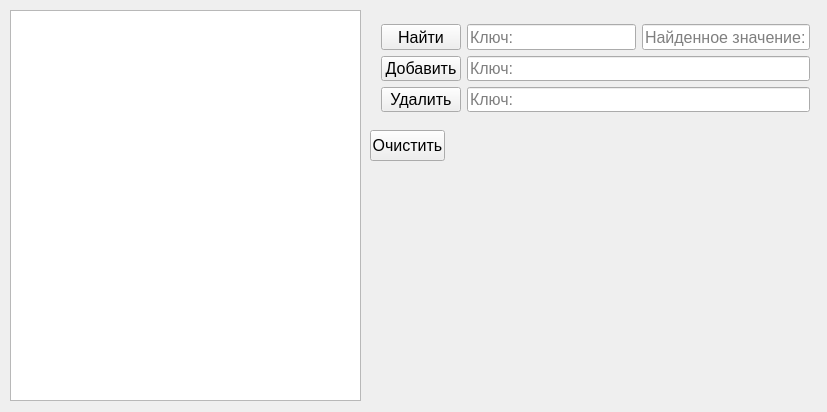
<?xml version="1.0" encoding="UTF-8"?>
<ui version="4.0">
 <class>set_visualizationClass</class>
 <widget class="QMainWindow" name="set_visualizationClass">
  <property name="geometry">
   <rect>
    <x>0</x>
    <y>0</y>
    <width>827</width>
    <height>412</height>
   </rect>
  </property>
  <property name="windowTitle">
   <string>set_visualization</string>
  </property>
  <widget class="QWidget" name="centralWidget">
   <widget class="QPushButton" name="clearBtn">
    <property name="geometry">
     <rect>
      <x>370</x>
      <y>130</y>
      <width>75</width>
      <height>31</height>
     </rect>
    </property>
    <property name="font">
     <font>
      <pointsize>12</pointsize>
     </font>
    </property>
    <property name="text">
     <string>Очистить</string>
    </property>
   </widget>
   <widget class="QTableWidget" name="tableWidget">
    <property name="geometry">
     <rect>
      <x>10</x>
      <y>10</y>
      <width>351</width>
      <height>391</height>
     </rect>
    </property>
   </widget>
   <widget class="QWidget" name="layoutWidget">
    <property name="geometry">
     <rect>
      <x>370</x>
      <y>13</y>
      <width>451</width>
      <height>110</height>
     </rect>
    </property>
    <layout class="QVBoxLayout" name="verticalLayout">
     <item>
      <layout class="QHBoxLayout" name="horizontalLayout_3">
       <item>
        <widget class="QPushButton" name="searchBtn">
         <property name="font">
          <font>
           <pointsize>12</pointsize>
          </font>
         </property>
         <property name="text">
          <string>Найти</string>
         </property>
        </widget>
       </item>
       <item>
        <widget class="QLineEdit" name="searchEdit">
         <property name="font">
          <font>
           <pointsize>12</pointsize>
          </font>
         </property>
         <property name="inputMask">
          <string>#999</string>
         </property>
         <property name="placeholderText">
          <string>Ключ:</string>
         </property>
        </widget>
       </item>
       <item>
        <widget class="QLineEdit" name="searcResultEdit">
         <property name="font">
          <font>
           <pointsize>12</pointsize>
          </font>
         </property>
         <property name="readOnly">
          <bool>true</bool>
         </property>
         <property name="placeholderText">
          <string>Найденное значение:</string>
         </property>
        </widget>
       </item>
      </layout>
     </item>
     <item>
      <layout class="QHBoxLayout" name="horizontalLayout_2">
       <item>
        <widget class="QPushButton" name="addBtn">
         <property name="font">
          <font>
           <pointsize>12</pointsize>
          </font>
         </property>
         <property name="text">
          <string>Добавить</string>
         </property>
        </widget>
       </item>
       <item>
        <widget class="QLineEdit" name="addKeyEdit">
         <property name="font">
          <font>
           <pointsize>12</pointsize>
          </font>
         </property>
         <property name="inputMask">
          <string>#999</string>
         </property>
         <property name="placeholderText">
          <string>Ключ:</string>
         </property>
        </widget>
       </item>
      </layout>
     </item>
     <item>
      <layout class="QHBoxLayout" name="horizontalLayout">
       <item>
        <widget class="QPushButton" name="removeBtn">
         <property name="font">
          <font>
           <pointsize>12</pointsize>
          </font>
         </property>
         <property name="text">
          <string>Удалить</string>
         </property>
        </widget>
       </item>
       <item>
        <widget class="QLineEdit" name="removeEdit">
         <property name="font">
          <font>
           <pointsize>12</pointsize>
          </font>
         </property>
         <property name="inputMask">
          <string>#999</string>
         </property>
         <property name="placeholderText">
          <string>Ключ:</string>
         </property>
        </widget>
       </item>
      </layout>
     </item>
    </layout>
   </widget>
  </widget>
 </widget>
 <layoutdefault spacing="6" margin="11"/>
 <resources>
  <include location="set_visualization.qrc"/>
 </resources>
 <connections/>
</ui>
